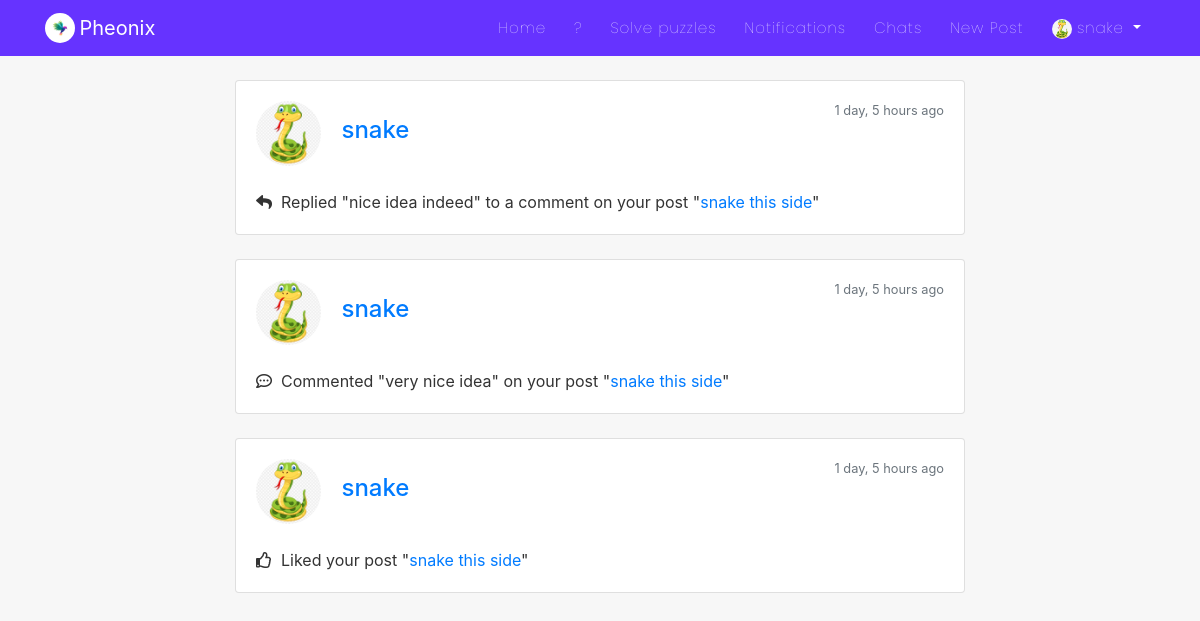
/notifications/ (signed in), run on the app's committed database.
### users/models.py (models this page shows, shortened)
class Profile(models.Model):
    user = models.OneToOneField(User, on_delete=models.CASCADE)
    is_online = models.BooleanField(default=False)
    following = models.ManyToManyField(User, related_name="following", blank=True)
    friends = models.ManyToManyField(User, related_name='my_friends', blank=True)
    bio = models.CharField(default="",blank=True,null=True,max_length=350)
    date_of_birth = models.CharField(blank=True,max_length=150)
    updated = models.DateTimeField(auto_now=True)
    created = models.DateTimeField(auto_now_add=True)
    image = models.ImageField(default='default.jpg', upload_to='profile_pics',blank=True, null=True)

### notification/models.py (models this page shows, shortened)
class Notification(models.Model):
    NOTIFICATION_TYPES = ((1,'Like'),(2,'Follow'),(3,'Comment'),(4,'Reply'),(5,'Like-Comment'),(6,'Like-Reply'))
    post = models.ForeignKey('blog.Post', on_delete=models.CASCADE, related_name='notify_post', blank=True, null=True)
    sender = models.ForeignKey(User, on_delete=models.CASCADE, related_name='notify_from_user')
    user = models.ForeignKey(User, on_delete=models.CASCADE, related_name='notify_to_user')
    notification_type = models.IntegerField(choices=NOTIFICATION_TYPES)
    text_preview = models.CharField(max_length=120, blank=True)
    date = models.DateTimeField(auto_now_add=True)
    is_seen = models.BooleanField(default=False)

### blog/models.py (models this page shows, shortened)
class Post(models.Model):
    title = models.CharField(max_length=150)
    content = RichTextField(blank=True, null=True)
    date_posted = models.DateTimeField(default=timezone.now)
    date_updated = models.DateTimeField(auto_now=True)
    author = models.ForeignKey(User, on_delete=models.CASCADE)
    likes = models.ManyToManyField(User, related_name="blogpost", blank=True)
    saves = models.ManyToManyField(User, related_name="blogsave", blank=True)
    image = models.ImageField(upload_to='post_images/', blank=True, null=True)
    video = models.FileField(upload_to='post_videos/', null=True, blank=True)
    link = models.URLField(max_length=200, null=True, blank=True)
    def __str__(self):
        return self.title

### notification/views.py (the view)
# urls.py: path('', ShowNotifications, name='show-notifications'),
@login_required
def ShowNotifications(request):
    user = request.user
    notifications = Notification.objects.filter(user=user).order_by('-date')
    context = {
        'notifications':notifications,
    }
    return render(request, 'blog/notifications.html', context)

### blog/templates/blog/notifications.html (shortened to what this page needs)
{% extends "blog/base.html" %}
{% load humanize %}
{% block content %}
<div class="col-md-8 m-auto">
{% for notification in notifications %}
    <div class="card">
        <div class="card-body">
            <img class="rounded-circle article-img" src="{{notification.sender.profile.image.url}}" alt="image">
            <span class="card-title h4"><a href="{% url 'profile-detail-view' notification.sender.id %}" >{{notification.sender}}</a></span>
            <span class="text-muted float-right small">{{notification.date|naturaltime}}</span>
            <br><br>
            {% if notification.notification_type == 1 %}
                <p class="card-text"><i class="far fa-thumbs-up"></i>&nbsp;&nbsp;Liked your post "<a href="{% url 'post-detail' notification.post.id %}" >{{notification.post}}</a>"</p>
            {% elif notification.notification_type == 2 %}
                <p class="card-text"><i class="fas fa-user-friends"></i>&nbsp;&nbsp;Started following you</p>
            {% elif notification.notification_type == 3 %}
                <p class="card-text"><i class="far fa-comment-dots"></i>&nbsp;&nbsp;Commented "{{notification.text_preview}}" on your post "<a href="{% url 'post-detail' notification.post.id %}" >{{notification.post}}</a>"</p>
            {% elif notification.notification_type == 4 %}
                <p class="card-text"><i class="fas fa-reply"></i>&nbsp;&nbsp;Replied "{{notification.text_preview}}" to a comment on your post "<a href="{% url 'post-detail' notification.post.id %}" >{{notification.post}}</a>"</p>
            {% endif %}
        </div>
    </div>
    <br>
{% endfor %}
<br><br>
</div>
{% endblock %}

### blog/templates/blog/navbar.html (shortened to what this page needs)
<nav class="navbar navbar-expand-md navbar-dark bg-steel fixed-top">
    <div class="container">
        <img class="rounded-circle" style="height: 30px; width: 30px;" src="/static/blog/images/pheonix.png" alt="">&nbsp;
      <a class="navbar-brand mr-4 pr-3" href="{% url 'Pheonix' %}">Pheonix</a>
      <div class="collapse navbar-collapse" id="navbarToggle">
        <div class="navbar-nav">
          <a class="nav-item nav-link" href="{% url 'blog-home' %}">Home</a>
          <a class="nav-item nav-link" href="/">?</a>
          <a class="nav-item nav-link" href="{% url 'play_game' %}">Solve puzzles</a>
          {% if user.is_authenticated %}
          <a class="nav-item nav-link" href="{% url 'show-notifications' %}">Notifications</a>
          <a class="nav-item nav-link" href="{% url 'room-enroll' %}">Chats</a>
          <a class="nav-item nav-link" href="{% url 'post-create' %}">New Post</a>
          {% endif %}
          {% if user.is_authenticated %}
            <div class="dropdown">
              <a class="dropdown-toggle nav-link" href="#" role="button" id="dropdownMenuLink2" data-toggle="dropdown" aria-haspopup="true" aria-expanded="false">
                <img class="rounded-circle" style="height: 20px; width: 20px;" src="{{user.profile.image.url}}" alt="">&nbsp;{{user}}
              </a>
            </div>
          {% else %}
            <a class="nav-item nav-link" href="{% url 'account_login' %}">Login</a>
            <a class="nav-item nav-link" href="{% url 'register' %}">Register</a>
          {% endif %}
        </div>
      </div>
    </div>
</nav>

### blog/static/blog/main.css (style rules this page uses)
body { background: #f7f7f7; color: #333333; margin-top: 5rem; scroll-behavior: smooth; }
.bg-steel { background: #6633FF; }
.site-header .navbar-nav .nav-link { color: #ffffff; font-family:'Poppins'; font-weight: 100; margin: 0px 6px; font-size: 15px; letter-spacing: 1px; }
.article-img { height: 65px; width: 65px; margin-right: 16px; }

### data on the page
Notification: sender.profile.image (picture), sender "snake", date "1 day, 5 hours ago", text_preview "nice idea indeed", post "snake this side"
Notification: sender.profile.image (picture), sender "snake", date "1 day, 5 hours ago", text_preview "very nice idea", post "snake this side"
Notification: sender.profile.image (picture), sender "snake", date "1 day, 5 hours ago", post "snake this side"

### other printed values
{{ user }} "snake"
